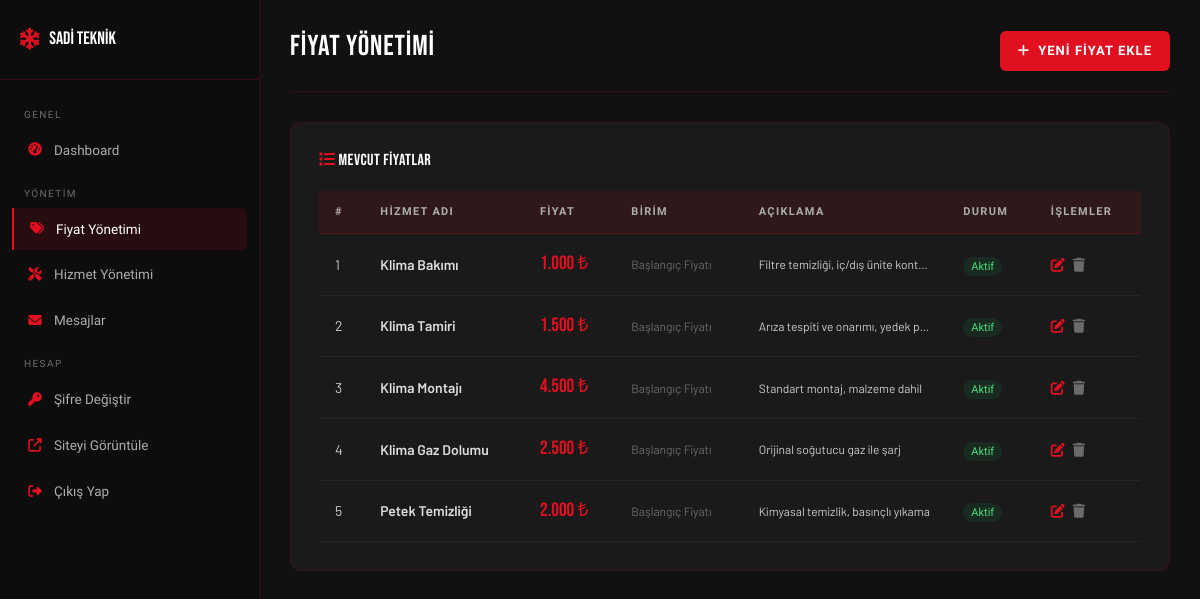
The app's page /admin/fiyatlar.php (signed in) with its own data.
### tables this page shows
CREATE TABLE IF NOT EXISTS fiyatlar (
    id INT AUTO_INCREMENT PRIMARY KEY,
    hizmet_adi VARCHAR(150) NOT NULL,
    fiyat DECIMAL(10,2) NOT NULL,
    birim VARCHAR(30) DEFAULT 'Başlangıç Fiyatı',
    aciklama VARCHAR(255),
    aktif TINYINT(1) DEFAULT 1,
    created_at TIMESTAMP DEFAULT CURRENT_TIMESTAMP,
    updated_at TIMESTAMP DEFAULT CURRENT_TIMESTAMP ON UPDATE CURRENT_TIMESTAMP
);

### includes/config.php (called while the page is built, shortened)
<?php
function db(): PDO {
    static $pdo = null;
    if ($pdo === null) {
        $dsn = "mysql:host=" . DB_HOST . ";dbname=" . DB_NAME . ";charset=" . DB_CHARSET;
        $options = [
            PDO::ATTR_ERRMODE            => PDO::ERRMODE_EXCEPTION,
            PDO::ATTR_DEFAULT_FETCH_MODE => PDO::FETCH_ASSOC,
            PDO::ATTR_EMULATE_PREPARES   => false,
        ];
        try {
            $pdo = new PDO($dsn, DB_USER, DB_PASS, $options);
        } catch (PDOException $e) {
            die('<div style="font-family:sans-serif;padding:30px;background:#1a0000;color:#ff4444;border:1px solid #ff0000;margin:20px;border-radius:8px;">
                <h3>⚠️ Veritabanı Bağlantı Hatası</h3>
                <p>Lütfen XAMPP\'ın çalıştığından ve veritabanının kurulu olduğundan emin olun.</p>
                <code>' . htmlspecialchars($e->getMessage()) . '</code>
            </div>');
        }
    }
    return $pdo;
}

### admin/fiyatlar.php (the view, shortened to what this page needs)
<?php
require_once '../includes/config.php';
$fiyatlar = db()->query("SELECT * FROM fiyatlar ORDER BY id")->fetchAll();
include 'sidebar.php';
?>
<div class="admin-main">
    <div class="admin-topbar">
        <h1>Fiyat Yönetimi</h1>
        <a href="?action=ekle" class="btn-red" style="font-size:13px;padding:9px 18px;">
            <i class="fas fa-plus"></i> Yeni Fiyat Ekle
        </a>
    </div>
    <div class="admin-form-card">
        <h5 style="color:#fff;margin-bottom:20px;font-size:1rem;">
            <i class="fas fa-list" style="color:var(--kirmizi);"></i> Mevcut Fiyatlar
        </h5>
        <div style="overflow-x:auto;">
            <table class="admin-table">
                <thead>
                    <tr>
                        <th>#</th>
                        <th>Hizmet Adı</th>
                        <th>Fiyat</th>
                        <th>Birim</th>
                        <th>Açıklama</th>
                        <th>Durum</th>
                        <th>İşlemler</th>
                    </tr>
                </thead>
                <tbody>
                    <?php foreach ($fiyatlar as $i => $f): ?>
                    <tr>
                        <td><?= $i+1 ?></td>
                        <td style="color:#ddd;font-weight:600;"><?= htmlspecialchars($f['hizmet_adi']) ?></td>
                        <td><span style="color:var(--kirmizi);font-family:var(--font-baslik);font-size:1.2rem;"><?= number_format($f['fiyat'],0,',','.') ?> ₺</span></td>
                        <td style="font-size:12px;color:var(--gri);"><?= htmlspecialchars($f['birim']) ?></td>
                        <td style="font-size:12px;max-width:180px;white-space:nowrap;overflow:hidden;text-overflow:ellipsis;"><?= htmlspecialchars($f['aciklama'] ?? '') ?></td>
                        <td>
                            <?php if ($f['aktif']): ?>
                            <span style="background:rgba(22,163,74,0.12);color:#4ade80;font-size:11px;padding:3px 8px;border-radius:10px;font-family:var(--font-kalin);">Aktif</span>
                            <?php else: ?>
                            <span style="background:rgba(255,255,255,0.06);color:var(--gri);font-size:11px;padding:3px 8px;border-radius:10px;font-family:var(--font-kalin);">Pasif</span>
                            <?php endif; ?>
                        </td>
                        <td>
                            <div style="display:flex;gap:8px;">
                                <a href="?action=duzenle&id=<?= $f['id'] ?>" style="color:var(--kirmizi);font-size:14px;" title="Düzenle"><i class="fas fa-edit"></i></a>
                                <a href="?action=sil&id=<?= $f['id'] ?>" class="btn-delete-confirm" style="color:var(--gri);font-size:14px;" title="Sil"><i class="fas fa-trash"></i></a>
                            </div>
                        </td>
                    </tr>
                    <?php endforeach; ?>
                </tbody>
            </table>
        </div>
    </div>
</div>
</body>
</html>

### assets/css/style.css (style rules this page uses)
:root { --kirmizi: #E01020; --kirmizi-koyu: #B00D19; --kirmizi-acik: #FF2535; --siyah: #0D0D0D; --siyah-2: #1A1A1A; --siyah-3: #2A2A2A; --gri-koyu: #3D3D3D; --gri: #6B6B6B; --gri-acik: #ADADAD; --beyaz: #FFFFFF; --krem: #F5F5F0; --border: rgba(224,16,32,0.25); --font-baslik: 'Bebas Neue', sans-serif; --font-kalin: 'Barlow Condensed', sans-serif; --font-metin: 'Barlow', sans-serif; --navbar-h: 68px; --topbar-h: 38px; --radius: 6px; --radius-lg: 12px; --shadow: 0 4px 24px rgba(0,0,0,0.18); --shadow-red: 0 4px 20px rgba(224,16,32,0.30); --transition: 0.28s cubic-bezier(0.4,0,0.2,1); }
*, *::before, *::after { box-sizing: border-box; margin: 0; padding: 0; }
html { scroll-behavior: smooth; }
body { font-family: var(--font-metin); font-size: 16px; line-height: 1.7; color: var(--siyah-2); background: var(--beyaz); overflow-x: hidden; padding-top: calc(var(--topbar-h) + var(--navbar-h)); }
h1,h2,h3,h4,h5,h6 { font-family: var(--font-baslik); letter-spacing: 0.03em; line-height: 1.15; }
a { text-decoration: none; color: inherit; transition: color var(--transition); }
.btn-red { background: var(--kirmizi); color: var(--beyaz); font-family: var(--font-kalin); font-size: 13.5px; font-weight: 700; letter-spacing: 0.08em; text-transform: uppercase; padding: 12px 28px; border: none; border-radius: var(--radius); cursor: pointer; transition: all var(--transition); display: inline-flex; align-items: center; gap: 8px; }
.admin-body { padding-top: 0 !important; background: #111; min-height: 100vh; }
.admin-main { margin-left: 260px; padding: 30px; min-height: 100vh; }
.admin-topbar { display: flex; justify-content: space-between; align-items: center; margin-bottom: 30px; padding-bottom: 20px; border-bottom: 1px solid rgba(224,16,32,0.15); }
.admin-topbar h1 { font-size: 1.8rem; color: #fff; }
.admin-table { width: 100%; border-collapse: collapse; }
.admin-table thead th { background: rgba(224,16,32,0.1); color: var(--gri-acik); font-family: var(--font-kalin); font-size: 11px; letter-spacing: 0.12em; text-transform: uppercase; padding: 12px 16px; text-align: left; border-bottom: 1px solid rgba(224,16,32,0.2); }
.admin-table tbody td { padding: 14px 16px; border-bottom: 1px solid rgba(255,255,255,0.05); color: #ccc; font-size: 14px; vertical-align: middle; }
.admin-form-card { background: #1a1a1a; border: 1px solid rgba(224,16,32,0.15); border-radius: var(--radius-lg); padding: 28px; }

### admin/sidebar.php (style rules this page uses)
body { padding-top: 0 !important; }

### records on screen
fiyatlar: hizmet_adi "Klima Bakımı", fiyat "1.000", birim "Başlangıç Fiyatı", aciklama "Filtre temizliği, iç/dış ünite kont…", aktif "Aktif"
fiyatlar: hizmet_adi "Klima Tamiri", fiyat "1.500", birim "Başlangıç Fiyatı", aciklama "Arıza tespiti ve onarımı, yedek p…", aktif "Aktif"
fiyatlar: hizmet_adi "Klima Montajı", fiyat "4.500", birim "Başlangıç Fiyatı", aciklama "Standart montaj, malzeme dahil", aktif "Aktif"
fiyatlar: hizmet_adi "Klima Gaz Dolumu", fiyat "2.500", birim "Başlangıç Fiyatı", aciklama "Orijinal soğutucu gaz ile şarj", aktif "Aktif"
fiyatlar: hizmet_adi "Petek Temizliği", fiyat "2.000", birim "Başlangıç Fiyatı", aciklama "Kimyasal temizlik, basınçlı yıkama", aktif "Aktif"
